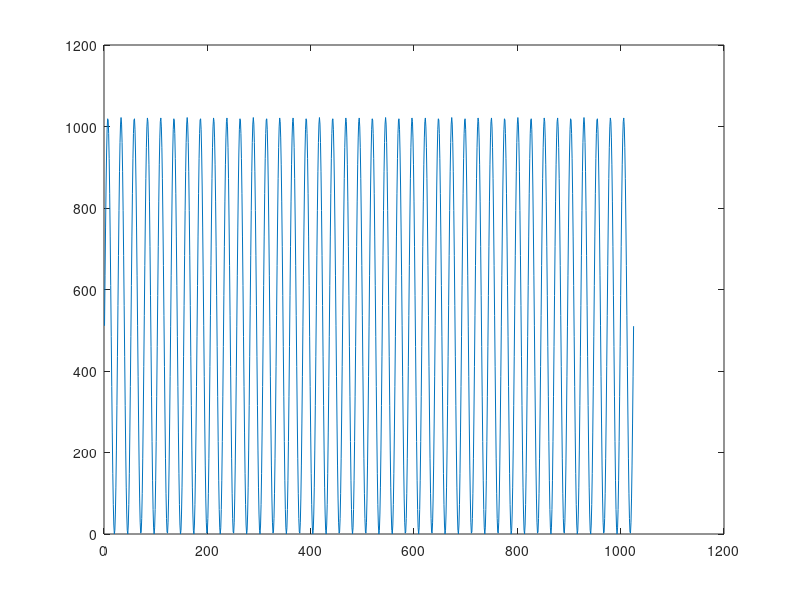
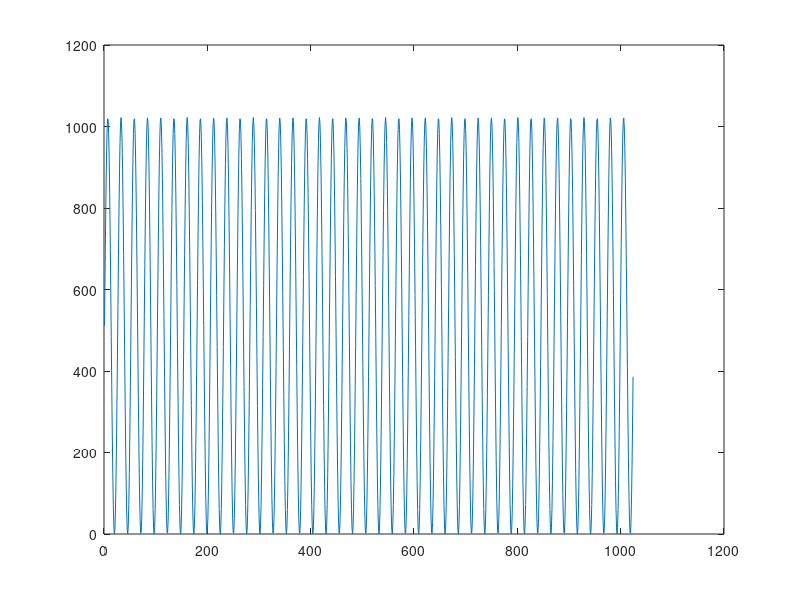

Reproduce these figures in MATLAB, in order.
%% ------------------------------------------------- %%
% Script for creating some pedestal memory patterns
%  Tested using Octave on Ubuntu 11.04 32-bit
%% ------------------------------------------------- %%

clear all; close all;
nn=1024; % number of samples
pp = 40; % number of periods
xx=[0:2*pp*pi/nn:2*pp*pi];
%tt=[0:1/1000:nn];

%% Sine wave
yy=511 + floor( 511*sin(xx) );

% Generate file for using with feeGui
% (newline separated hex values)
sinFile = fopen('sine.pat','w');
for i=1:(length(yy)-1)
	fprintf(sinFile,'0x%x\n',yy(i));
end
fclose(sinFile);
figure
plot(yy);
% for good measure
sinFile = fopen('csvsine.csv','w');
for i=1:1007
	fprintf(sinFile,'%d,',yy(i));
end
	fprintf(sinFile,'%d\n\n',yy(i+1));
fclose(sinFile);

% Generate file for using with rcu-sh in batch mode
% It will broadcast to all FECs
sinFile = fopen('sine.script','w');
i=1;
for j=1:4:4*(length(yy)-1)
	fprintf(sinFile,'w 0x%X 0x24000D\n', j);
	fprintf(sinFile,'w 0x%X 0x%03X # ADDR\n', j+1, i-1);
	fprintf(sinFile,'w 0x%X 0x240007\n', j+2);
	fprintf(sinFile,'w 0x%X 0x%03X # DATA\n', j+3, yy(i) );
	i=i+1;	
end
	fprintf(sinFile, 'w 0x%X 0x380000 # End of set of instructions\n',j+4);
	fprintf(sinFile, 'w 0x5304 0xF # Execute\n');
	fprintf(sinFile, 'r 0x2000 1024 -a resmem_pedestal_fill.txt');
fclose(sinFile);
%clear yy;

%% Triangle wave - fuck it, doesn't work

%yy=sawtooth(tt,.5); % sawtooth 50% duty cycle
%hh=diff(yy)./diff(xx);
%plot(xx,hh);

% Generate file for using with feeGui
%sawFile = fopen('saw.pat','w');
%for i=1:(length(yy)-1)
%    fprintf(sawFile,'0x%x\n',yy(i));
%end
%fclose(sawFile);
%plot(yy);

% just a check to see if the values got stored correctly
fid = fopen('sine.pat','r');
bakk = fscanf(fid,'%x');
figure
plot(bakk);

% plot
%figure
%plot(yy)
